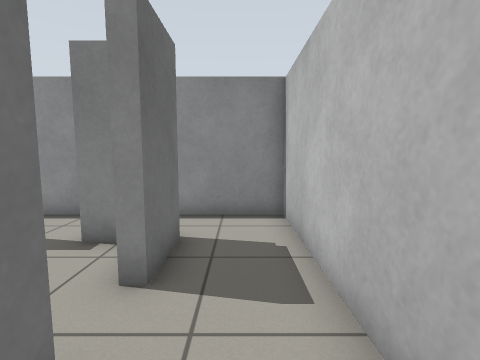
view 1 (above)

24 first-person views from a walk through a Gazebo world. The camera is 0.93 m above the floor, tilts 6° down and sees 85° across. The floor is counted in squares, 0.5 m on a side. Each view is taken from the middle of a square. On the plan, view 1 faces up. The plan holds only what a view shows up to about 15 squares ahead; the rest is blank.

view 2
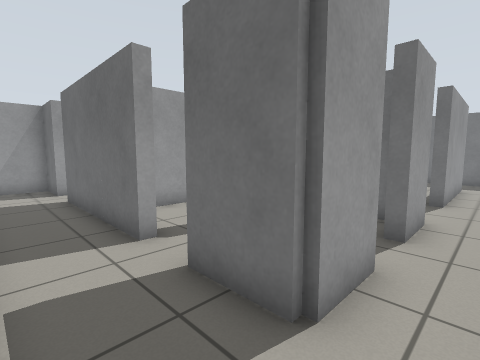

view 3
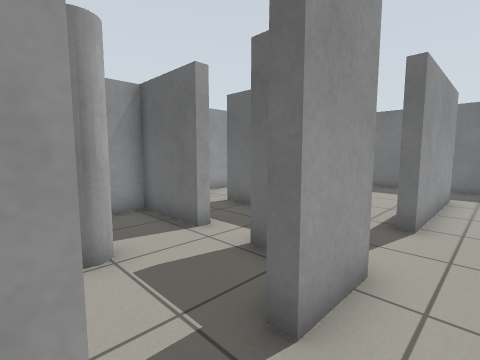

view 4
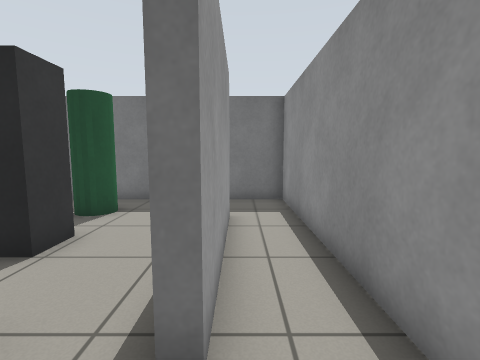

view 5
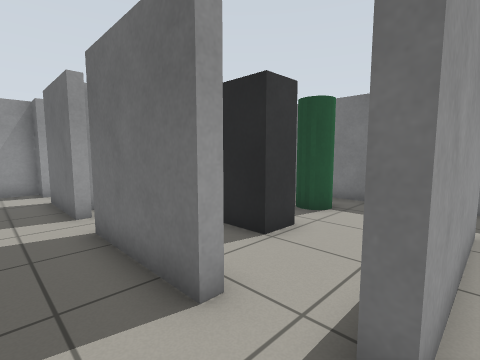

view 6
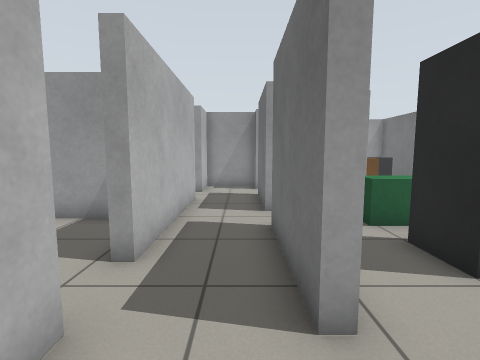

view 7
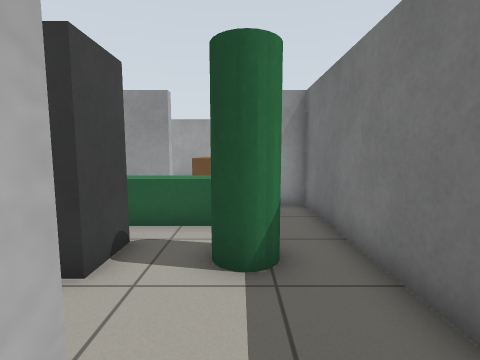

view 8
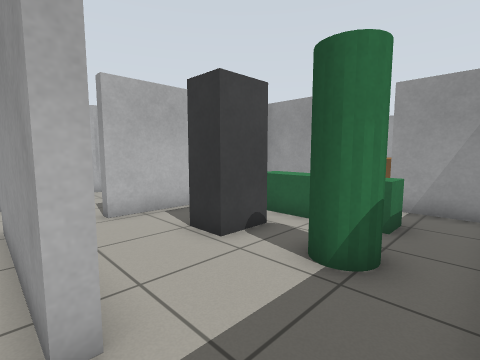

view 9
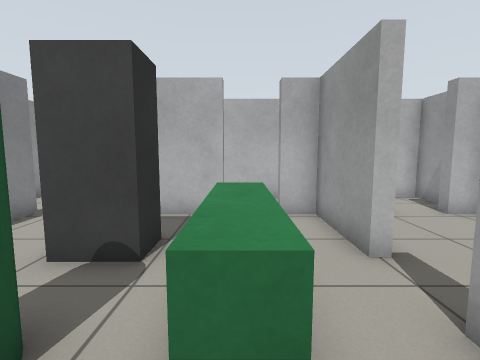

view 10
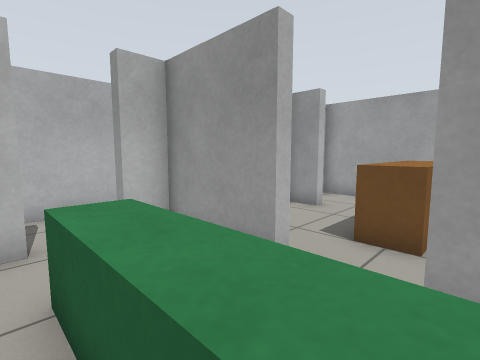

view 11
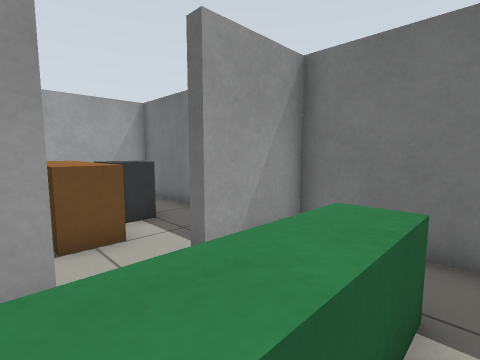

view 12
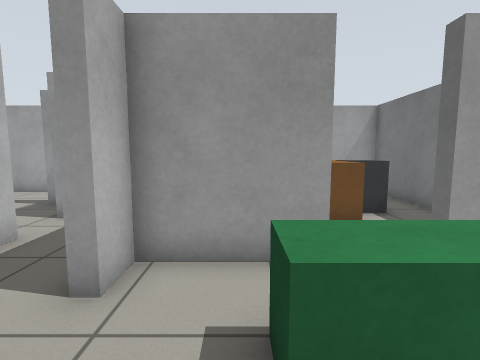

view 13
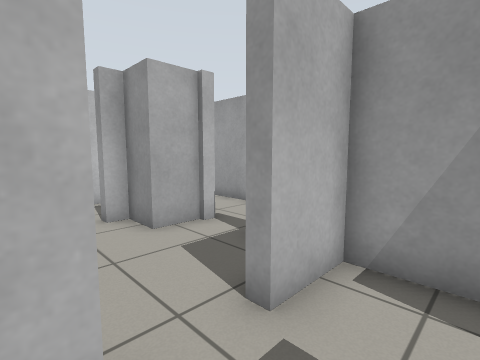

view 14
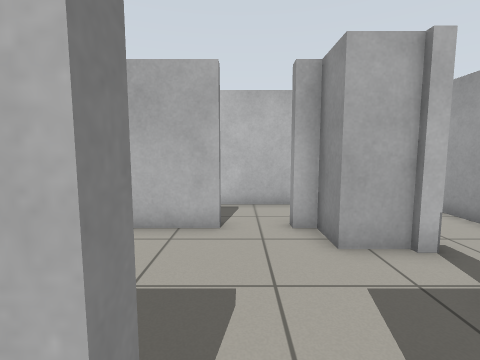

view 15
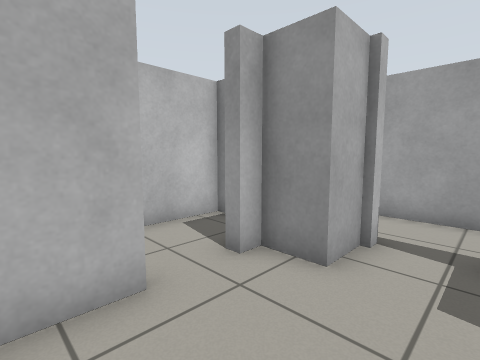

view 16
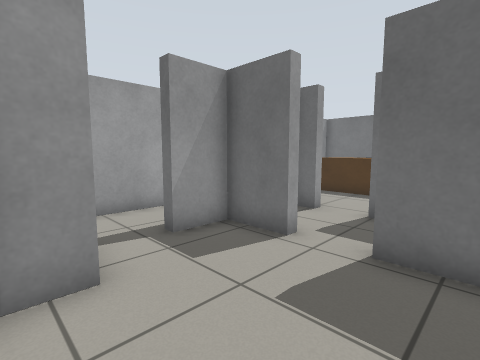

view 17
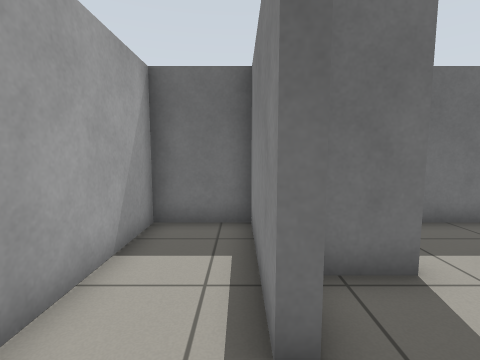

view 18
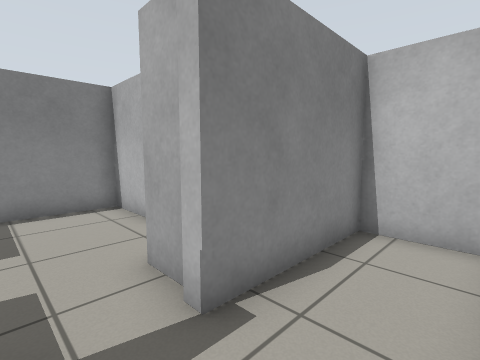

view 19
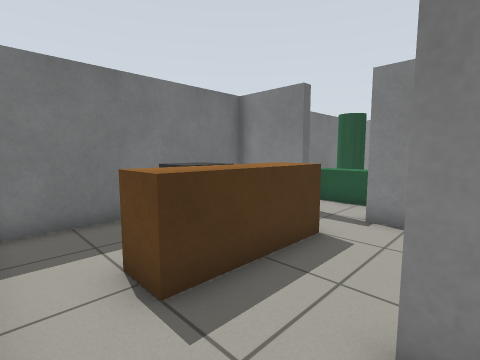

view 20
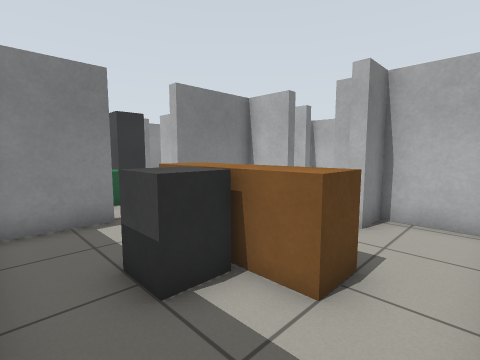

view 21
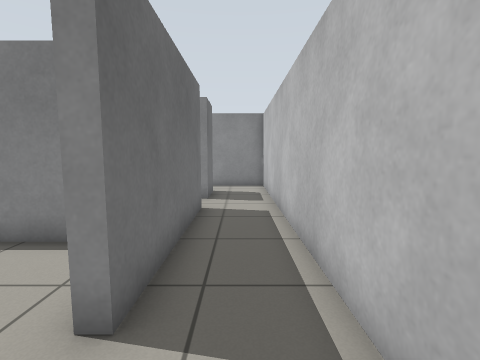

view 22
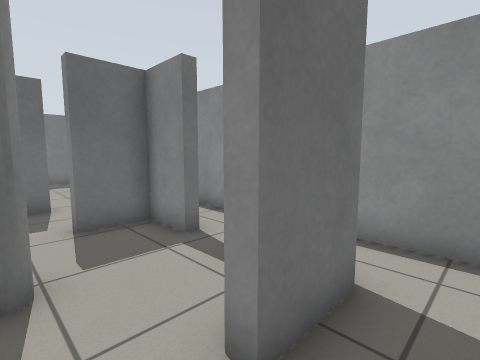

view 23
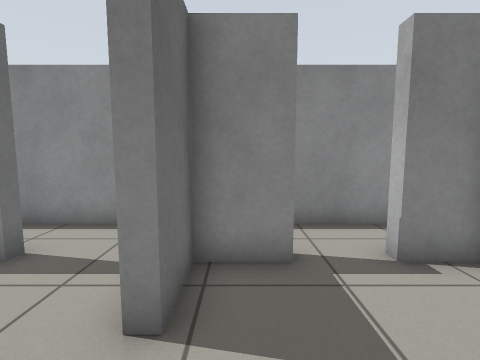

view 24
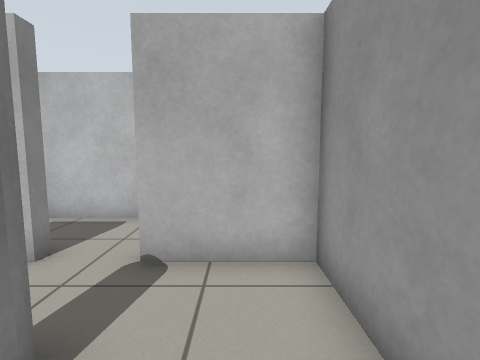

### Floor plan
Ten units are one square. View 1 is at (0, 0); x grows to the right and y downward. Boxes are objects, and circles mark ways between rooms. Rooms are numbered by the first view taken in them; rooms with no view inside come last. Other rooms are left out.
<svg viewBox="-188 -82 206 200">
<path fill="none" stroke="#000" d="M-72 -17 -68 -17 -68 13 -17 13 -17 -17 -13 -17 -13 45M-71 -57 -51 -57 -51 -53 -68 -53 -68 -35 -72 -35 -72 -42M-19 -53 -33 -53 -33 -57 -13 -57 -13 -35 -18 -35M-155 -52 -155 -57 -100 -57 -100 -53M-12 83 13 83 13 -77 -183 -77 -183 -55M-102 6 -102 -35 -98 -35 -98 5M-135 37 -135 33 -102 33 -102 22 -98 22M-100 -53 -110 -53M-183 -55 -183 33 -155 33M-72 25 -72 -17M-141 15 -160 15M-163 16 -163 5 -123 5 -123 15M-68 45 -72 45 -72 25M-98 73 -98 83 -72 83 -72 63 -68 63M-98 22 -98 56M-68 63 -68 83 -51 83M-13 45 -17 45 -17 17 -50 17M-68 30 -68 45M-51 83 -51 87 -98 87 -98 113 1 113M13 109 13 87 -29 87M-98 56 -102 56 -102 37 -135 37M-155 33 -155 37 -183 37 -183 113 -102 113 -102 87 -115 87 -115 83 -102 83 -102 73 -98 73"/>
<rect x="-45" y="-25" width="10" height="10" fill="#bbb"><title>pillar</title></rect>
<rect x="-165" y="-25" width="10" height="20" fill="#bbb"><title>green cylinder</title></rect>
<rect x="-135" y="-25" width="10" height="20" fill="#bbb"><title>dark grey box</title></rect>
<rect x="-35" y="65" width="20" height="20" fill="#bbb"><title>grey box</title></rect>
<rect x="-165" y="65" width="20" height="20" fill="#bbb"><title>dark grey box</title></rect>
<rect x="-155" y="55" width="20" height="40" fill="#bbb"><title>brown box</title></rect>
<circle cx="-170" cy="-50" r="3" fill="#2a7"/>
<circle cx="-87" cy="-30" r="3" fill="#2a7"/>
<circle cx="-10" cy="65" r="3" fill="#2a7"/>
<circle cx="-85" cy="35" r="3" fill="#2a7"/>
<circle cx="-145" cy="40" r="3" fill="#2a7"/>
<circle cx="-70" cy="55" r="3" fill="#2a7"/>
<circle cx="-100" cy="65" r="3" fill="#2a7"/>
<circle cx="-40" cy="90" r="3" fill="#2a7"/>
<text x="-50" y="-30">1</text>
<text x="-140" y="-10">2</text>
<text x="-80" y="50">3</text>
<text x="-40" y="60">4</text>
<text x="-40" y="100">5</text>
<text x="-140" y="80">6</text>
</svg>
Room 1 opens to room 2. Room 1 opens to room 4. Room 2 opens to room 3. Room 2 opens to room 6. Room 3 opens to room 4. Room 3 opens to room 6. Room 4 opens to room 5.

Where each view was taken, in squares from view 1:
view 1: 0 up, 0 right, facing up
view 2: 7 up, 1 right, facing down-left
view 3: 7 up, 3 left, facing down-left
view 4: 6 up, 8 left, facing left
view 5: 6 up, 8 left, facing down-left
view 6: 6 up, 9 left, facing down
view 7: 6 up, 16 left, facing down
view 8: 6 up, 18 left, facing down-right
view 9: 1 down, 18 left, facing right
view 10: 0 up, 16 left, facing down-right
view 11: 0 up, 13 left, facing down-left
view 12: 1 up, 12 left, facing down
view 13: 4 down, 9 left, facing down-right
view 14: 5 down, 8 left, facing right
view 15: 3 down, 5 left, facing down-right
view 16: 3 down, 2 left, facing down-left
view 17: 9 down, 3 left, facing left
view 18: 11 down, 5 left, facing up-right
view 19: 11 down, 11 left, facing up-left
view 20: 11 down, 18 left, facing up-right
view 21: 7 down, 0 right, facing up
view 22: 2 up, 0 right, facing up-left
view 23: 1 up, 6 left, facing up
view 24: 0 up, 6 left, facing right
